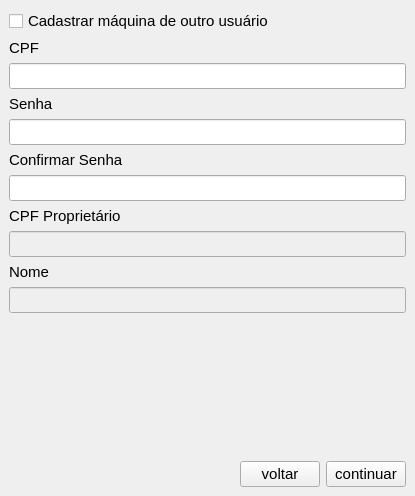
<?xml version="1.0" encoding="UTF-8"?>
<ui version="4.0">
 <class>WinAuthUser</class>
 <widget class="QMainWindow" name="WinAuthUser">
  <property name="geometry">
   <rect>
    <x>0</x>
    <y>0</y>
    <width>415</width>
    <height>496</height>
   </rect>
  </property>
  <property name="font">
   <font>
    <family>Segoe UI</family>
    <pointsize>11</pointsize>
   </font>
  </property>
  <property name="windowTitle">
   <string>MainWindow</string>
  </property>
  <widget class="QWidget" name="centralwidget">
   <layout class="QVBoxLayout" name="verticalLayout">
    <item>
     <widget class="QCheckBox" name="checkBox">
      <property name="text">
       <string>Cadastrar máquina de outro usuário</string>
      </property>
     </widget>
    </item>
    <item>
     <widget class="QLabel" name="lbCpf">
      <property name="text">
       <string>CPF</string>
      </property>
     </widget>
    </item>
    <item>
     <widget class="QLineEdit" name="leCpf"/>
    </item>
    <item>
     <widget class="QLabel" name="lbPass">
      <property name="text">
       <string>Senha</string>
      </property>
     </widget>
    </item>
    <item>
     <widget class="QLineEdit" name="lePass">
      <property name="echoMode">
       <enum>QLineEdit::Password</enum>
      </property>
     </widget>
    </item>
    <item>
     <widget class="QLabel" name="lbPassConfirm">
      <property name="text">
       <string>Confirmar Senha</string>
      </property>
     </widget>
    </item>
    <item>
     <widget class="QLineEdit" name="lePassConfirm"/>
    </item>
    <item>
     <widget class="QLabel" name="lbCpfOwner">
      <property name="text">
       <string>CPF Proprietário</string>
      </property>
     </widget>
    </item>
    <item>
     <widget class="QLineEdit" name="leCpfOwner">
      <property name="enabled">
       <bool>false</bool>
      </property>
     </widget>
    </item>
    <item>
     <widget class="QLabel" name="lbName">
      <property name="text">
       <string>Nome</string>
      </property>
     </widget>
    </item>
    <item>
     <widget class="QLineEdit" name="leName">
      <property name="enabled">
       <bool>false</bool>
      </property>
     </widget>
    </item>
    <item>
     <spacer name="verticalSpacer">
      <property name="orientation">
       <enum>Qt::Vertical</enum>
      </property>
      <property name="sizeHint" stdset="0">
       <size>
        <width>20</width>
        <height>95</height>
       </size>
      </property>
     </spacer>
    </item>
    <item>
     <widget class="QLabel" name="lbMessage">
      <property name="text">
       <string/>
      </property>
     </widget>
    </item>
    <item>
     <widget class="QWidget" name="widBtns" native="true">
      <layout class="QHBoxLayout" name="horizontalLayout">
       <property name="leftMargin">
        <number>0</number>
       </property>
       <property name="topMargin">
        <number>0</number>
       </property>
       <property name="rightMargin">
        <number>0</number>
       </property>
       <property name="bottomMargin">
        <number>0</number>
       </property>
       <item>
        <spacer name="horizontalSpacer">
         <property name="orientation">
          <enum>Qt::Horizontal</enum>
         </property>
         <property name="sizeHint" stdset="0">
          <size>
           <width>313</width>
           <height>20</height>
          </size>
         </property>
        </spacer>
       </item>
       <item>
        <widget class="QPushButton" name="btnBack">
         <property name="text">
          <string>voltar</string>
         </property>
        </widget>
       </item>
       <item>
        <widget class="QPushButton" name="btnContinue">
         <property name="text">
          <string>continuar</string>
         </property>
        </widget>
       </item>
      </layout>
     </widget>
    </item>
   </layout>
  </widget>
 </widget>
 <resources/>
 <connections>
  <connection>
   <sender>checkBox</sender>
   <signal>clicked(bool)</signal>
   <receiver>leCpfOwner</receiver>
   <slot>setEnabled(bool)</slot>
   <hints>
    <hint type="sourcelabel">
     <x>207</x>
     <y>20</y>
    </hint>
    <hint type="destinationlabel">
     <x>207</x>
     <y>251</y>
    </hint>
   </hints>
  </connection>
 </connections>
</ui>
